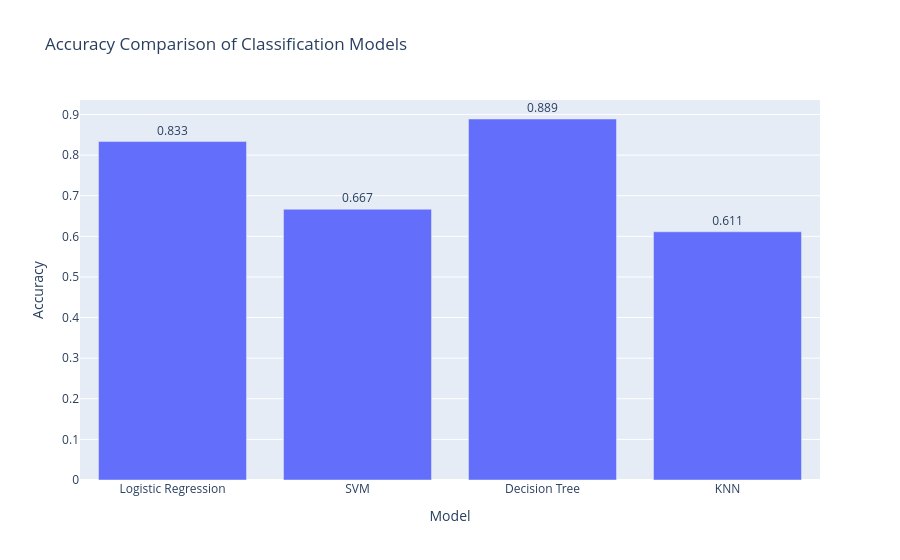

Notebook code cell kept with this figure:
### Code cell
import plotly.express as px
# Remplacer par les scores obtenus dans ton notebook
model_accuracy = pd.DataFrame({
    'Model': [
        'Logistic Regression',
        'SVM',
        'Decision Tree',
        'KNN'
    ],
    'Accuracy': [
        lr_accuracy,
        svm_accuracy,
        tree_accuracy,
        knn_accuracy
    ]
})

fig = px.bar(
    model_accuracy,
    x='Model',
    y='Accuracy',
    title='Accuracy Comparison of Classification Models',
    text='Accuracy'
)

fig.update_traces(texttemplate='%{text:.3f}',
                  textposition='outside')

fig.show()

### Figure 1 — Plotly figure (JSON) as saved in the notebook; plotly's stock layout.template omitted (floating-point values rounded to 4 significant figures)
{"data": [{"alignmentgroup": "True", "hovertemplate": "Model=%{x}<br>Accuracy=%{text}<extra></extra>", "legendgroup": "", "marker": {"color": "#636efa", "pattern": {"shape": ""}}, "name": "", "offsetgroup": "", "orientation": "v", "showlegend": false, "text": [0.8333, 0.6667, 0.8889, 0.6111], "textposition": "outside", "texttemplate": "%{text:.3f}", "type": "bar", "x": ["Logistic Regression", "SVM", "Decision Tree", "KNN"], "xaxis": "x", "y": [0.8333, 0.6667, 0.8889, 0.6111], "yaxis": "y"}], "layout": {"autosize": true, "barmode": "relative", "legend": {"tracegroupgap": 0}, "title": {"text": "Accuracy Comparison of Classification Models"}, "xaxis": {"anchor": "y", "autorange": true, "domain": [0, 1], "range": [-0.5, 3.5], "title": {"text": "Model"}, "type": "category"}, "yaxis": {"anchor": "x", "autorange": true, "domain": [0, 1], "range": [0, 0.9357], "title": {"text": "Accuracy"}, "type": "linear"}}}
